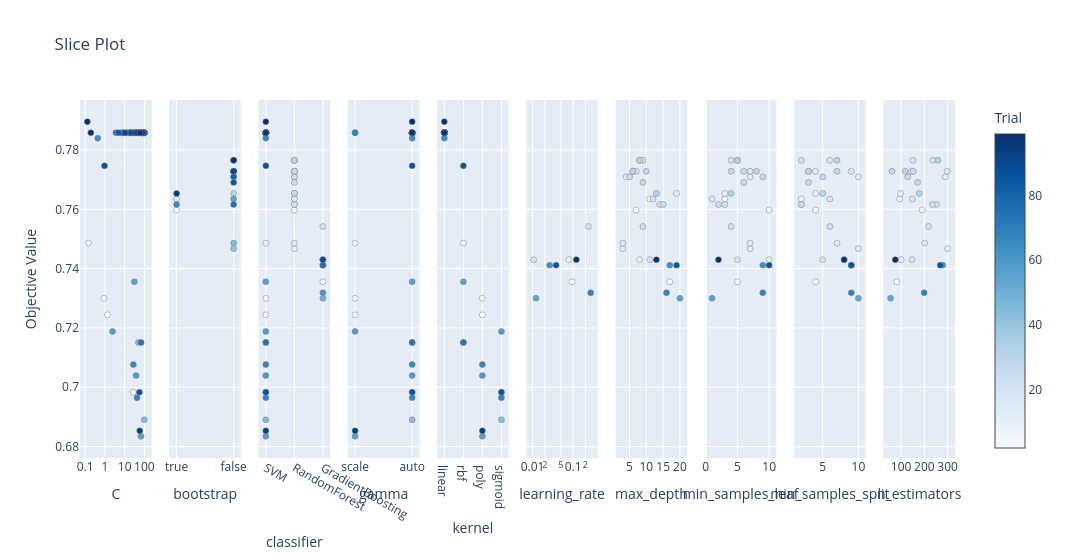

This figure's notebook cell:
### Code cell
# 3. Slice Plot
plot_slice(study).show()

### Figure 1 — Plotly figure (JSON) as saved in the notebook; plotly's stock layout.template omitted (floating-point values rounded to 4 significant figures)
{"data": [{"marker": {"color": [2, 3, 5, 7, 28, 29, 30, 31, 32, 33, 34, 35, 36, 37, 38, 39, 40, 41, 42, 43, 44, 45, 46, 47, 49, 50, 51, 52, 53, 54, 56, 57, 58, 59, 61, 62, 63, 64, 65, 66, 67, 68, 69, 70, 71, 72, 73, 74, 75, 77, 78, 79, 80, 81, 82, 83, 84, 85, 86, 87, 89, 90, 91, 92, 93, 94, 95, 96, 97, 98, 99], "colorbar": {"title": {"text": "Trial"}, "x": 1, "xpad": 40}, "colorscale": [[0, "rgb(247,251,255)"], [0.125, "rgb(222,235,247)"], [0.25, "rgb(198,219,239)"], [0.375, "rgb(158,202,225)"], [0.5, "rgb(107,174,214)"], [0.625, "rgb(66,146,198)"], [0.75, "rgb(33,113,181)"], [0.875, "rgb(8,81,156)"], [1, "rgb(8,48,107)"]], "line": {"color": "Grey", "width": 0.5}, "showscale": true}, "mode": "markers", "name": "Feasible Trial", "showlegend": false, "type": "scatter", "x": [1.333, 0.907, 27.73, 0.1468, 77.75, 83.78, 72.22, 96.93, 78.39, 97.93, 22.0, 99.46, 21.94, 36.89, 43.67, 7.279, 99.55, 58.61, 51.55, 12.4, 97.75, 49.65, 54.38, 14.02, 69.11, 36.18, 91.29, 97.86, 54.31, 67.76, 31.01, 66.78, 2.409, 37.65, 17.99, 69.5, 8.498, 23.33, 0.4325, 72.34, 27.4, 42.06, 3.549, 77.28, 96.45, 99.95, 47.73, 68.17, 43.6, 60.59, 76.23, 35.04, 51.49, 7.775, 25.07, 86.09, 4.925, 17.49, 55.9, 0.9455, 98.49, 10.48, 21.16, 31.8, 78.53, 57.99, 42.42, 80.15, 59.88, 0.1927, 0.1279], "xaxis": "x", "y": [0.7244, 0.73, 0.6983, 0.7486, 0.7858, 0.7858, 0.7858, 0.7858, 0.7858, 0.7858, 0.7858, 0.7858, 0.7858, 0.7858, 0.7858, 0.7858, 0.7858, 0.7858, 0.7858, 0.7858, 0.689, 0.7151, 0.7858, 0.7858, 0.7858, 0.7858, 0.7858, 0.7858, 0.7858, 0.7858, 0.7356, 0.6834, 0.7188, 0.7039, 0.7858, 0.7858, 0.7858, 0.7858, 0.784, 0.7858, 0.7076, 0.6965, 0.7858, 0.7858, 0.7858, 0.7858, 0.7858, 0.7151, 0.7858, 0.7858, 0.7858, 0.7858, 0.7858, 0.7858, 0.7858, 0.7858, 0.7858, 0.7858, 0.6983, 0.7747, 0.7858, 0.7858, 0.7858, 0.7858, 0.7858, 0.6853, 0.7858, 0.7858, 0.7858, 0.7858, 0.7896], "yaxis": "y"}, {"marker": {"color": [0, 4, 8, 9, 10, 11, 12, 13, 14, 15, 17, 18, 20, 21, 22, 23, 24, 25, 26, 27], "colorbar": {"title": {"text": "Trial"}, "x": 1, "xpad": 40}, "colorscale": [[0, "rgb(247,251,255)"], [0.125, "rgb(222,235,247)"], [0.25, "rgb(198,219,239)"], [0.375, "rgb(158,202,225)"], [0.5, "rgb(107,174,214)"], [0.625, "rgb(66,146,198)"], [0.75, "rgb(33,113,181)"], [0.875, "rgb(8,81,156)"], [1, "rgb(8,48,107)"]], "line": {"color": "Grey", "width": 0.5}, "showscale": false}, "mode": "markers", "name": "Feasible Trial", "showlegend": false, "type": "scatter", "x": [true, true, false, false, false, false, false, false, false, false, false, true, false, false, false, false, false, false, true, false], "xaxis": "x2", "y": [0.7598, 0.7635, 0.7654, 0.7728, 0.7709, 0.7467, 0.7486, 0.7728, 0.7765, 0.7635, 0.7765, 0.7616, 0.7616, 0.7728, 0.7709, 0.7691, 0.7728, 0.7728, 0.7654, 0.7765], "yaxis": "y2"}, {"marker": {"color": [0, 1, 2, 3, 4, 5, 6, 7, 8, 9, 10, 11, 12, 13, 14, 15, 16, 17, 18, 19, 20, 21, 22, 23, 24, 25, 26, 27, 28, 29, 30, 31, 32, 33, 34, 35, 36, 37, 38, 39, 40, 41, 42, 43, 44, 45, 46, 47, 48, 49, 50, 51, 52, 53, 54, 55, 56, 57, 58, 59, 60, 61, 62, 63, 64, 65, 66, 67, 68, 69, 70, 71, 72, 73, 74, 75, 76, 77, 78, 79, 80, 81, 82, 83, 84, 85, 86, 87, 88, 89, 90, 91, 92, 93, 94, 95, 96, 97, 98, 99], "colorbar": {"title": {"text": "Trial"}, "x": 1, "xpad": 40}, "colorscale": [[0, "rgb(247,251,255)"], [0.125, "rgb(222,235,247)"], [0.25, "rgb(198,219,239)"], [0.375, "rgb(158,202,225)"], [0.5, "rgb(107,174,214)"], [0.625, "rgb(66,146,198)"], [0.75, "rgb(33,113,181)"], [0.875, "rgb(8,81,156)"], [1, "rgb(8,48,107)"]], "line": {"color": "Grey", "width": 0.5}, "showscale": false}, "mode": "markers", "name": "Feasible Trial", "showlegend": false, "type": "scatter", "x": ["RandomForest", "GradientBoosting", "SVM", "SVM", "RandomForest", "SVM", "GradientBoosting", "SVM", "RandomForest", "RandomForest", "RandomForest", "RandomForest", "RandomForest", "RandomForest", "RandomForest", "RandomForest", "GradientBoosting", "RandomForest", "RandomForest", "GradientBoosting", "RandomForest", "RandomForest", "RandomForest", "RandomForest", "RandomForest", "RandomForest", "RandomForest", "RandomForest", "SVM", "SVM", "SVM", "SVM", "SVM", "SVM", "SVM", "SVM", "SVM", "SVM", "SVM", "SVM", "SVM", "SVM", "SVM", "SVM", "SVM", "SVM", "SVM", "SVM", "GradientBoosting", "SVM", "SVM", "SVM", "SVM", "SVM", "SVM", "GradientBoosting", "SVM", "SVM", "SVM", "SVM", "GradientBoosting", "SVM", "SVM", "SVM", "SVM", "SVM", "SVM", "SVM", "SVM", "SVM", "SVM", "SVM", "SVM", "SVM", "SVM", "SVM", "GradientBoosting", "SVM", "SVM", "SVM", "SVM", "SVM", "SVM", "SVM", "SVM", "SVM", "SVM", "SVM", "GradientBoosting", "SVM", "SVM", "SVM", "SVM", "SVM", "SVM", "SVM", "SVM", "SVM", "SVM", "SVM"], "xaxis": "x3", "y": [0.7598, 0.7356, 0.7244, 0.73, 0.7635, 0.6983, 0.743, 0.7486, 0.7654, 0.7728, 0.7709, 0.7467, 0.7486, 0.7728, 0.7765, 0.7635, 0.743, 0.7765, 0.7616, 0.7542, 0.7616, 0.7728, 0.7709, 0.7691, 0.7728, 0.7728, 0.7654, 0.7765, 0.7858, 0.7858, 0.7858, 0.7858, 0.7858, 0.7858, 0.7858, 0.7858, 0.7858, 0.7858, 0.7858, 0.7858, 0.7858, 0.7858, 0.7858, 0.7858, 0.689, 0.7151, 0.7858, 0.7858, 0.73, 0.7858, 0.7858, 0.7858, 0.7858, 0.7858, 0.7858, 0.7412, 0.7356, 0.6834, 0.7188, 0.7039, 0.7318, 0.7858, 0.7858, 0.7858, 0.7858, 0.784, 0.7858, 0.7076, 0.6965, 0.7858, 0.7858, 0.7858, 0.7858, 0.7858, 0.7151, 0.7858, 0.7412, 0.7858, 0.7858, 0.7858, 0.7858, 0.7858, 0.7858, 0.7858, 0.7858, 0.7858, 0.6983, 0.7747, 0.743, 0.7858, 0.7858, 0.7858, 0.7858, 0.7858, 0.6853, 0.7858, 0.7858, 0.7858, 0.7858, 0.7896], "yaxis": "y3"}, {"marker": {"color": [2, 3, 5, 7, 28, 29, 30, 31, 32, 33, 34, 35, 36, 37, 38, 39, 40, 41, 42, 43, 44, 45, 46, 47, 49, 50, 51, 52, 53, 54, 56, 57, 58, 59, 61, 62, 63, 64, 65, 66, 67, 68, 69, 70, 71, 72, 73, 74, 75, 77, 78, 79, 80, 81, 82, 83, 84, 85, 86, 87, 89, 90, 91, 92, 93, 94, 95, 96, 97, 98, 99], "colorbar": {"title": {"text": "Trial"}, "x": 1, "xpad": 40}, "colorscale": [[0, "rgb(247,251,255)"], [0.125, "rgb(222,235,247)"], [0.25, "rgb(198,219,239)"], [0.375, "rgb(158,202,225)"], [0.5, "rgb(107,174,214)"], [0.625, "rgb(66,146,198)"], [0.75, "rgb(33,113,181)"], [0.875, "rgb(8,81,156)"], [1, "rgb(8,48,107)"]], "line": {"color": "Grey", "width": 0.5}, "showscale": false}, "mode": "markers", "name": "Feasible Trial", "showlegend": false, "type": "scatter", "x": ["scale", "scale", "auto", "scale", "auto", "auto", "auto", "auto", "auto", "auto", "auto", "auto", "auto", "auto", "auto", "auto", "auto", "auto", "auto", "auto", "auto", "auto", "auto", "auto", "auto", "auto", "auto", "auto", "auto", "auto", "auto", "scale", "scale", "auto", "auto", "auto", "auto", "scale", "auto", "auto", "auto", "auto", "scale", "auto", "auto", "auto", "auto", "auto", "auto", "auto", "auto", "auto", "auto", "auto", "auto", "auto", "auto", "auto", "auto", "auto", "auto", "auto", "auto", "auto", "auto", "scale", "auto", "auto", "auto", "auto", "auto"], "xaxis": "x4", "y": [0.7244, 0.73, 0.6983, 0.7486, 0.7858, 0.7858, 0.7858, 0.7858, 0.7858, 0.7858, 0.7858, 0.7858, 0.7858, 0.7858, 0.7858, 0.7858, 0.7858, 0.7858, 0.7858, 0.7858, 0.689, 0.7151, 0.7858, 0.7858, 0.7858, 0.7858, 0.7858, 0.7858, 0.7858, 0.7858, 0.7356, 0.6834, 0.7188, 0.7039, 0.7858, 0.7858, 0.7858, 0.7858, 0.784, 0.7858, 0.7076, 0.6965, 0.7858, 0.7858, 0.7858, 0.7858, 0.7858, 0.7151, 0.7858, 0.7858, 0.7858, 0.7858, 0.7858, 0.7858, 0.7858, 0.7858, 0.7858, 0.7858, 0.6983, 0.7747, 0.7858, 0.7858, 0.7858, 0.7858, 0.7858, 0.6853, 0.7858, 0.7858, 0.7858, 0.7858, 0.7896], "yaxis": "y4"}, {"marker": {"color": [2, 3, 5, 7, 28, 29, 30, 31, 32, 33, 34, 35, 36, 37, 38, 39, 40, 41, 42, 43, 44, 45, 46, 47, 49, 50, 51, 52, 53, 54, 56, 57, 58, 59, 61, 62, 63, 64, 65, 66, 67, 68, 69, 70, 71, 72, 73, 74, 75, 77, 78, 79, 80, 81, 82, 83, 84, 85, 86, 87, 89, 90, 91, 92, 93, 94, 95, 96, 97, 98, 99], "colorbar": {"title": {"text": "Trial"}, "x": 1, "xpad": 40}, "colorscale": [[0, "rgb(247,251,255)"], [0.125, "rgb(222,235,247)"], [0.25, "rgb(198,219,239)"], [0.375, "rgb(158,202,225)"], [0.5, "rgb(107,174,214)"], [0.625, "rgb(66,146,198)"], [0.75, "rgb(33,113,181)"], [0.875, "rgb(8,81,156)"], [1, "rgb(8,48,107)"]], "line": {"color": "Grey", "width": 0.5}, "showscale": false}, "mode": "markers", "name": "Feasible Trial", "showlegend": false, "type": "scatter", "x": ["poly", "poly", "sigmoid", "rbf", "linear", "linear", "linear", "linear", "linear", "linear", "linear", "linear", "linear", "linear", "linear", "linear", "linear", "linear", "linear", "linear", "sigmoid", "rbf", "linear", "linear", "linear", "linear", "linear", "linear", "linear", "linear", "rbf", "poly", "sigmoid", "poly", "linear", "linear", "linear", "linear", "linear", "linear", "poly", "sigmoid", "linear", "linear", "linear", "linear", "linear", "rbf", "linear", "linear", "linear", "linear", "linear", "linear", "linear", "linear", "linear", "linear", "sigmoid", "rbf", "linear", "linear", "linear", "linear", "linear", "poly", "linear", "linear", "linear", "linear", "linear"], "xaxis": "x5", "y": [0.7244, 0.73, 0.6983, 0.7486, 0.7858, 0.7858, 0.7858, 0.7858, 0.7858, 0.7858, 0.7858, 0.7858, 0.7858, 0.7858, 0.7858, 0.7858, 0.7858, 0.7858, 0.7858, 0.7858, 0.689, 0.7151, 0.7858, 0.7858, 0.7858, 0.7858, 0.7858, 0.7858, 0.7858, 0.7858, 0.7356, 0.6834, 0.7188, 0.7039, 0.7858, 0.7858, 0.7858, 0.7858, 0.784, 0.7858, 0.7076, 0.6965, 0.7858, 0.7858, 0.7858, 0.7858, 0.7858, 0.7151, 0.7858, 0.7858, 0.7858, 0.7858, 0.7858, 0.7858, 0.7858, 0.7858, 0.7858, 0.7858, 0.6983, 0.7747, 0.7858, 0.7858, 0.7858, 0.7858, 0.7858, 0.6853, 0.7858, 0.7858, 0.7858, 0.7858, 0.7896], "yaxis": "y5"}, {"marker": {"color": [1, 6, 16, 19, 48, 55, 60, 76, 88], "colorbar": {"title": {"text": "Trial"}, "x": 1, "xpad": 40}, "colorscale": [[0, "rgb(247,251,255)"], [0.125, "rgb(222,235,247)"], [0.25, "rgb(198,219,239)"], [0.375, "rgb(158,202,225)"], [0.5, "rgb(107,174,214)"], [0.625, "rgb(66,146,198)"], [0.75, "rgb(33,113,181)"], [0.875, "rgb(8,81,156)"], [1, "rgb(8,48,107)"]], "line": {"color": "Grey", "width": 0.5}, "showscale": false}, "mode": "markers", "name": "Feasible Trial", "showlegend": false, "type": "scatter", "x": [0.09481, 0.07896, 0.01062, 0.2362, 0.01217, 0.0264, 0.269, 0.03799, 0.1195], "xaxis": "x6", "y": [0.7356, 0.743, 0.743, 0.7542, 0.73, 0.7412, 0.7318, 0.7412, 0.743], "yaxis": "y6"}, {"marker": {"color": [0, 1, 4, 6, 8, 9, 10, 11, 12, 13, 14, 15, 16, 17, 18, 19, 20, 21, 22, 23, 24, 25, 26, 27, 48, 55, 60, 76, 88], "colorbar": {"title": {"text": "Trial"}, "x": 1, "xpad": 40}, "colorscale": [[0, "rgb(247,251,255)"], [0.125, "rgb(222,235,247)"], [0.25, "rgb(198,219,239)"], [0.375, "rgb(158,202,225)"], [0.5, "rgb(107,174,214)"], [0.625, "rgb(66,146,198)"], [0.75, "rgb(33,113,181)"], [0.875, "rgb(8,81,156)"], [1, "rgb(8,48,107)"]], "line": {"color": "Grey", "width": 0.5}, "showscale": false}, "mode": "markers", "name": "Feasible Trial", "showlegend": false, "type": "scatter", "x": [7, 17, 11, 8, 19, 6, 4, 3, 3, 7, 8, 12, 11, 9, 14, 9, 15, 6, 5, 9, 10, 6, 13, 8, 20, 17, 16, 19, 13], "xaxis": "x7", "y": [0.7598, 0.7356, 0.7635, 0.743, 0.7654, 0.7728, 0.7709, 0.7467, 0.7486, 0.7728, 0.7765, 0.7635, 0.743, 0.7765, 0.7616, 0.7542, 0.7616, 0.7728, 0.7709, 0.7691, 0.7728, 0.7728, 0.7654, 0.7765, 0.73, 0.7412, 0.7318, 0.7412, 0.743], "yaxis": "y7"}, {"marker": {"color": [0, 1, 4, 6, 8, 9, 10, 11, 12, 13, 14, 15, 16, 17, 18, 19, 20, 21, 22, 23, 24, 25, 26, 27, 48, 55, 60, 76, 88], "colorbar": {"title": {"text": "Trial"}, "x": 1, "xpad": 40}, "colorscale": [[0, "rgb(247,251,255)"], [0.125, "rgb(222,235,247)"], [0.25, "rgb(198,219,239)"], [0.375, "rgb(158,202,225)"], [0.5, "rgb(107,174,214)"], [0.625, "rgb(66,146,198)"], [0.75, "rgb(33,113,181)"], [0.875, "rgb(8,81,156)"], [1, "rgb(8,48,107)"]], "line": {"color": "Grey", "width": 0.5}, "showscale": false}, "mode": "markers", "name": "Feasible Trial", "showlegend": false, "type": "scatter", "x": [10, 5, 3, 10, 3, 7, 7, 7, 7, 7, 5, 1, 5, 4, 3, 4, 2, 6, 9, 6, 4, 8, 4, 5, 1, 9, 9, 10, 2], "xaxis": "x8", "y": [0.7598, 0.7356, 0.7635, 0.743, 0.7654, 0.7728, 0.7709, 0.7467, 0.7486, 0.7728, 0.7765, 0.7635, 0.743, 0.7765, 0.7616, 0.7542, 0.7616, 0.7728, 0.7709, 0.7691, 0.7728, 0.7728, 0.7654, 0.7765, 0.73, 0.7412, 0.7318, 0.7412, 0.743], "yaxis": "y8"}, {"marker": {"color": [0, 1, 4, 6, 8, 9, 10, 11, 12, 13, 14, 15, 16, 17, 18, 19, 20, 21, 22, 23, 24, 25, 26, 27, 48, 55, 60, 76, 88], "colorbar": {"title": {"text": "Trial"}, "x": 1, "xpad": 40}, "colorscale": [[0, "rgb(247,251,255)"], [0.125, "rgb(222,235,247)"], [0.25, "rgb(198,219,239)"], [0.375, "rgb(158,202,225)"], [0.5, "rgb(107,174,214)"], [0.625, "rgb(66,146,198)"], [0.75, "rgb(33,113,181)"], [0.875, "rgb(8,81,156)"], [1, "rgb(8,48,107)"]], "line": {"color": "Grey", "width": 0.5}, "showscale": false}, "mode": "markers", "name": "Feasible Trial", "showlegend": false, "type": "scatter", "x": [4, 4, 2, 8, 4, 4, 10, 10, 7, 9, 6, 6, 5, 2, 2, 6, 2, 3, 5, 3, 7, 3, 5, 7, 10, 9, 9, 9, 8], "xaxis": "x9", "y": [0.7598, 0.7356, 0.7635, 0.743, 0.7654, 0.7728, 0.7709, 0.7467, 0.7486, 0.7728, 0.7765, 0.7635, 0.743, 0.7765, 0.7616, 0.7542, 0.7616, 0.7728, 0.7709, 0.7691, 0.7728, 0.7728, 0.7654, 0.7765, 0.73, 0.7412, 0.7318, 0.7412, 0.743], "yaxis": "y9"}, {"marker": {"color": [0, 1, 4, 6, 8, 9, 10, 11, 12, 13, 14, 15, 16, 17, 18, 19, 20, 21, 22, 23, 24, 25, 26, 27, 48, 55, 60, 76, 88], "colorbar": {"title": {"text": "Trial"}, "x": 1, "xpad": 40}, "colorscale": [[0, "rgb(247,251,255)"], [0.125, "rgb(222,235,247)"], [0.25, "rgb(198,219,239)"], [0.375, "rgb(158,202,225)"], [0.5, "rgb(107,174,214)"], [0.625, "rgb(66,146,198)"], [0.75, "rgb(33,113,181)"], [0.875, "rgb(8,81,156)"], [1, "rgb(8,48,107)"]], "line": {"color": "Grey", "width": 0.5}, "showscale": false}, "mode": "markers", "name": "Feasible Trial", "showlegend": false, "type": "scatter", "x": [191, 82, 94, 100, 98, 145, 290, 300, 201, 298, 151, 148, 147, 236, 252, 218, 235, 152, 129, 171, 61, 118, 178, 258, 55, 279, 199, 268, 75], "xaxis": "x10", "y": [0.7598, 0.7356, 0.7635, 0.743, 0.7654, 0.7728, 0.7709, 0.7467, 0.7486, 0.7728, 0.7765, 0.7635, 0.743, 0.7765, 0.7616, 0.7542, 0.7616, 0.7728, 0.7709, 0.7691, 0.7728, 0.7728, 0.7654, 0.7765, 0.73, 0.7412, 0.7318, 0.7412, 0.743], "yaxis": "y10"}], "layout": {"title": {"text": "Slice Plot"}, "width": 3000, "xaxis": {"anchor": "y", "domain": [0, 0.082], "title": {"text": "C"}, "type": "log"}, "xaxis10": {"anchor": "y10", "domain": [0.918, 1.0], "title": {"text": "n_estimators"}}, "xaxis2": {"anchor": "y2", "categoryarray": [true, false], "categoryorder": "array", "domain": [0.102, 0.184], "title": {"text": "bootstrap"}, "type": "category"}, "xaxis3": {"anchor": "y3", "categoryarray": ["SVM", "RandomForest", "GradientBoosting"], "categoryorder": "array", "domain": [0.204, 0.286], "title": {"text": "classifier"}, "type": "category"}, "xaxis4": {"anchor": "y4", "categoryarray": ["scale", "auto"], "categoryorder": "array", "domain": [0.306, 0.388], "title": {"text": "gamma"}, "type": "category"}, "xaxis5": {"anchor": "y5", "categoryarray": ["linear", "rbf", "poly", "sigmoid"], "categoryorder": "array", "domain": [0.408, 0.49], "title": {"text": "kernel"}, "type": "category"}, "xaxis6": {"anchor": "y6", "domain": [0.51, 0.592], "title": {"text": "learning_rate"}, "type": "log"}, "xaxis7": {"anchor": "y7", "domain": [0.612, 0.694], "title": {"text": "max_depth"}}, "xaxis8": {"anchor": "y8", "domain": [0.714, 0.796], "title": {"text": "min_samples_leaf"}}, "xaxis9": {"anchor": "y9", "domain": [0.816, 0.898], "title": {"text": "min_samples_split"}}, "yaxis": {"anchor": "x", "domain": [0, 1], "title": {"text": "Objective Value"}}, "yaxis10": {"anchor": "x10", "domain": [0, 1], "matches": "y", "showticklabels": false}, "yaxis2": {"anchor": "x2", "domain": [0, 1], "matches": "y", "showticklabels": false}, "yaxis3": {"anchor": "x3", "domain": [0, 1], "matches": "y", "showticklabels": false}, "yaxis4": {"anchor": "x4", "domain": [0, 1], "matches": "y", "showticklabels": false}, "yaxis5": {"anchor": "x5", "domain": [0, 1], "matches": "y", "showticklabels": false}, "yaxis6": {"anchor": "x6", "domain": [0, 1], "matches": "y", "showticklabels": false}, "yaxis7": {"anchor": "x7", "domain": [0, 1], "matches": "y", "showticklabels": false}, "yaxis8": {"anchor": "x8", "domain": [0, 1], "matches": "y", "showticklabels": false}, "yaxis9": {"anchor": "x9", "domain": [0, 1], "matches": "y", "showticklabels": false}}}
